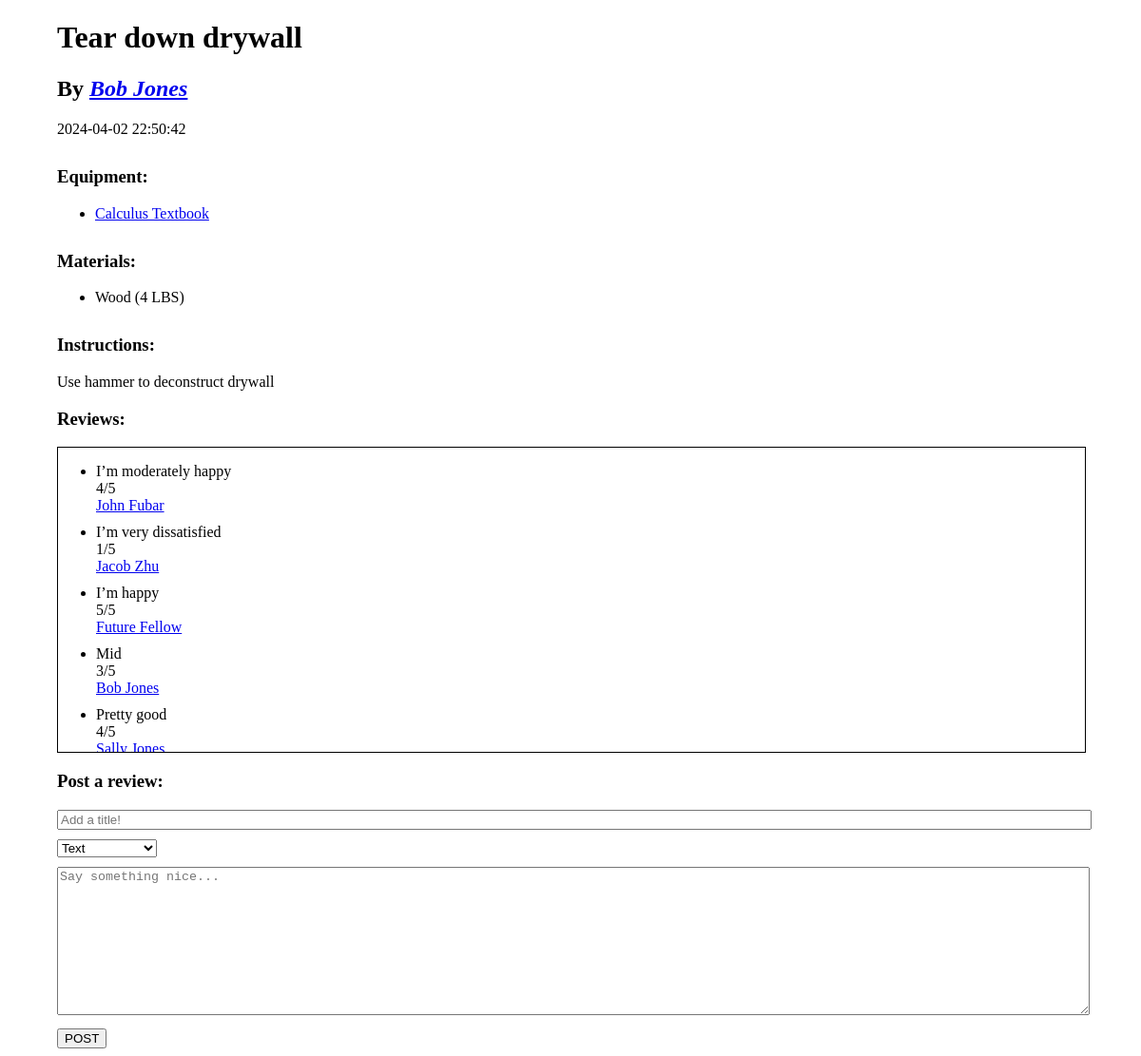
The app's page /project_viewer.php?id=4 with its own data.
### tables this page shows
CREATE TABLE Projects_PostsProject (
    PID INTEGER PRIMARY KEY AUTO_INCREMENT,
    Name VARCHAR(60) NOT NULL,
    InstructionText VARCHAR(2500),
    Timestamp DATETIME DEFAULT CURRENT_TIMESTAMP,
    Username VARCHAR(40) NOT NULL,
    FOREIGN KEY (Username) REFERENCES Users(Username)
        ON DELETE CASCADE
        ON UPDATE CASCADE
);

CREATE TABLE Equipment_NeedsTools (
    EID INTEGER PRIMARY KEY AUTO_INCREMENT,
    PurchaseLink VARCHAR(100) NOT NULL,
    PID INTEGER NOT NULL,
    FOREIGN KEY (PurchaseLink) REFERENCES PurchaseLink_Name(PurchaseLink)
        ON DELETE CASCADE,
     FOREIGN KEY (PID) REFERENCES Projects_PostsProject(PID)
        ON DELETE CASCADE
);

CREATE TABLE PurchaseLink_Name (
    PurchaseLink VARCHAR(100) PRIMARY KEY,
    Name VARCHAR(60)
);

CREATE TABLE Materials_MadeWith (
    MID INTEGER PRIMARY KEY AUTO_INCREMENT,
    Name VARCHAR(60) NOT NULL,
    Quantity INTEGER,
    QuantityUnit VARCHAR(10),
    PID INTEGER NOT NULL,
    FOREIGN KEY (PID) REFERENCES Projects_PostsProject(PID)
        ON DELETE CASCADE
);

CREATE TABLE Feedback_LeavesFeedback (
    FBID INTEGER PRIMARY KEY AUTO_INCREMENT,
    Title VARCHAR(60),
    Stars TINYINT,
    Comment VARCHAR(500),
    ImageData MEDIUMTEXT,
    Timestamp DATETIME DEFAULT CURRENT_TIMESTAMP,
    Username VARCHAR(40) NOT NULL,
    PID INTEGER NOT NULL,
    FOREIGN KEY (Username) REFERENCES Users(Username)
        ON DELETE CASCADE
        ON UPDATE CASCADE,
    FOREIGN KEY (PID) REFERENCES Projects_PostsProject(PID)
        ON DELETE CASCADE
);

### htdocs/project_viewer.php (the view, shortened to what this page needs)
<?php
require("api/config.php");
$pid = $_GET["id"];
$conn = new mysqli($db_address, $db_user, $db_pw, $db_name);
$stmt = $conn->prepare("SELECT * FROM Projects_PostsProject WHERE PID=?");
$stmt->bind_param("i", $pid);
$stmt->execute();
$results = $stmt->get_result()->fetch_all(MYSQLI_ASSOC);
$result = $results[0];
$stmt = $conn->prepare("SELECT b.Name, a.PurchaseLink " .
    "FROM Equipment_NeedsTools a, PurchaseLink_Name b, Projects_PostsProject c " .
    "WHERE a.PID = c.PID AND a.PurchaseLink = b.PurchaseLink AND c.PID=?");
$stmt->bind_param("i", $pid);
$stmt->execute();
$tools = $stmt->get_result()->fetch_all(MYSQLI_ASSOC);
$stmt = $conn->prepare("SELECT a.Name, Quantity, QuantityUnit " .
    "FROM Materials_MadeWith a, Projects_PostsProject b " .
    "WHERE a.PID = b.PID AND b.PID=?");
$stmt->bind_param("i", $pid);
$stmt->execute();
$materials = $stmt->get_result()->fetch_all(MYSQLI_ASSOC);
$stmt = $conn->prepare("SELECT * FROM Feedback_LeavesFeedback WHERE PID=?");
$stmt->bind_param("i", $pid);
$stmt->execute();
$feedback = $stmt->get_result()->fetch_all(MYSQLI_ASSOC);
?>
<!DOCTYPE html>
<html lang="en">
<head>
</head>
<body>
<h1><?= $result["Name"] ?></h1>
<h2>By <a href="profile.php?u=<?= urlencode($result["Username"]) ?>"><?= $result["Username"] ?></a></h2>
<?php
echo($result["Timestamp"]);
if (count($tools) > 0) {
    echo('<div class="top-margin">');
    echo("<h3>Equipment:</h3>");
    echo("<ul>");
    foreach ($tools as $tool) {
        echo("<li>");
        echo('<a href="' . $tool["PurchaseLink"] . '" target="_blank">' . $tool["Name"] . "</a>");
        echo("</li>");
    }
    echo("</ul>");
    echo("</div>");
}
if (count($materials) > 0) {
    echo('<div class="top-margin">');
    echo("<h3>Materials:</h3>");
    echo("<ul>");
    foreach ($materials as $material) {
        echo("<li>");
        echo($material["Name"] . " (" . $material["Quantity"] . " " . $material["QuantityUnit"] . ")");
        echo("</li>");
    }
    echo("</ul>");
    echo("</div>");
}
?>
<div class="top-margin">
    <h3>Instructions:</h3>
    <p>
        <?= $result["InstructionText"] ?>
    </p>
</div>
<div>
    <h3>Reviews:</h3>
    <div id="review_content" class="scrollable">
        <ul>
            <?php
            if (count($feedback) > 0) {
                foreach ($feedback as $review) {
                    echo("<li>" . $review["Title"] . "<br>");
                    if (!is_null($review["Stars"])) {
                        echo($review["Stars"] . '/5<br>');
                    } else if (!is_null($review["Comment"])) {
                        echo($review["Comment"] . '<br>');
                    } else {
                        echo(get_image_tag_from_b64($review["ImageData"]));
                        echo("<br>");
                    }
                    echo('<a href="profile.php?u=' . urlencode($review["Username"]) . '">' . $review["Username"] . '</a></li>');
                }
            } else {
                echo("<li><em>No reviews</em></li>");
            }
            ?>
        </ul>
    </div>
</div>
<div>
    <h3>Post a review:</h3>
    <form action="api/post_feedback.php" method="post" id="ratingForm">
    <input type="text" placeholder="Add a title!" id="titleInput" name="title">
        <select name="commentType" id="commentType">
            <option value="text">Text</option>
        </select>
        <br>
        <div id="text">
            <textarea name="comment" placeholder="Say something nice..." id="commentInput"></textarea>
        </div>
        <input type="button" value="POST" class="postButton" onclick="postRating()">
    </form>
</div>
</body>
</html>

### htdocs/project_viewer.php (style rules this page uses)
body { margin-left: 5%; margin-right: 5%; }
div { width: 100%; }
.scrollable { height: 40vh; overflow-y: scroll; }
h2 a { font-style: italic; }
li { margin-bottom: 10px; }
.postButton { margin-top: 10px; }
.top-margin { margin-top: 30px; }
#review_content { border: 1px solid black; }
#commentType { margin-bottom: 10px; }
#titleInput { width: 100%; margin-bottom: 10px; }
#commentInput { width: 100%; min-height: 150px; }

### records on screen
projects_postsproject: Name "Tear down drywall", Username "Bob Jones", Timestamp "2024-04-02 22:50:42", InstructionText "Use hammer to deconstruct drywall"
equipment_needstools: PurchaseLink.Name "Calculus Textbook"
materials_madewith: Name "Wood", Quantity "4", QuantityUnit "LBS"
feedback_leavesfeedback: Title "I’m moderately happy", Stars "4", Username "John Fubar"
feedback_leavesfeedback: Title "I’m very dissatisfied", Stars "1", Username "Jacob Zhu"
feedback_leavesfeedback: Title "I’m happy", Stars "5", Username "Future Fellow"
feedback_leavesfeedback: Title "Mid", Stars "3", Username "Bob Jones"
feedback_leavesfeedback: Title "Pretty good", Stars "4", Username "Sally Jones"
